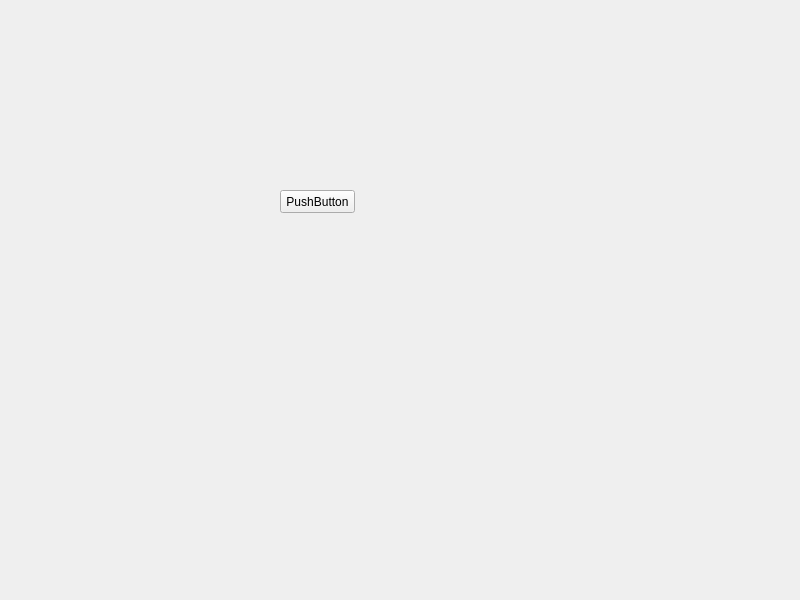
<?xml version="1.0" encoding="UTF-8"?>
<ui version="4.0">
 <class>Widget</class>
 <widget class="QWidget" name="Widget">
  <property name="geometry">
   <rect>
    <x>0</x>
    <y>0</y>
    <width>800</width>
    <height>600</height>
   </rect>
  </property>
  <property name="windowTitle">
   <string>Widget</string>
  </property>
  <widget class="QPushButton" name="pushButton">
   <property name="geometry">
    <rect>
     <x>280</x>
     <y>190</y>
     <width>75</width>
     <height>23</height>
    </rect>
   </property>
   <property name="text">
    <string>PushButton</string>
   </property>
  </widget>
 </widget>
 <resources/>
 <connections/>
</ui>
